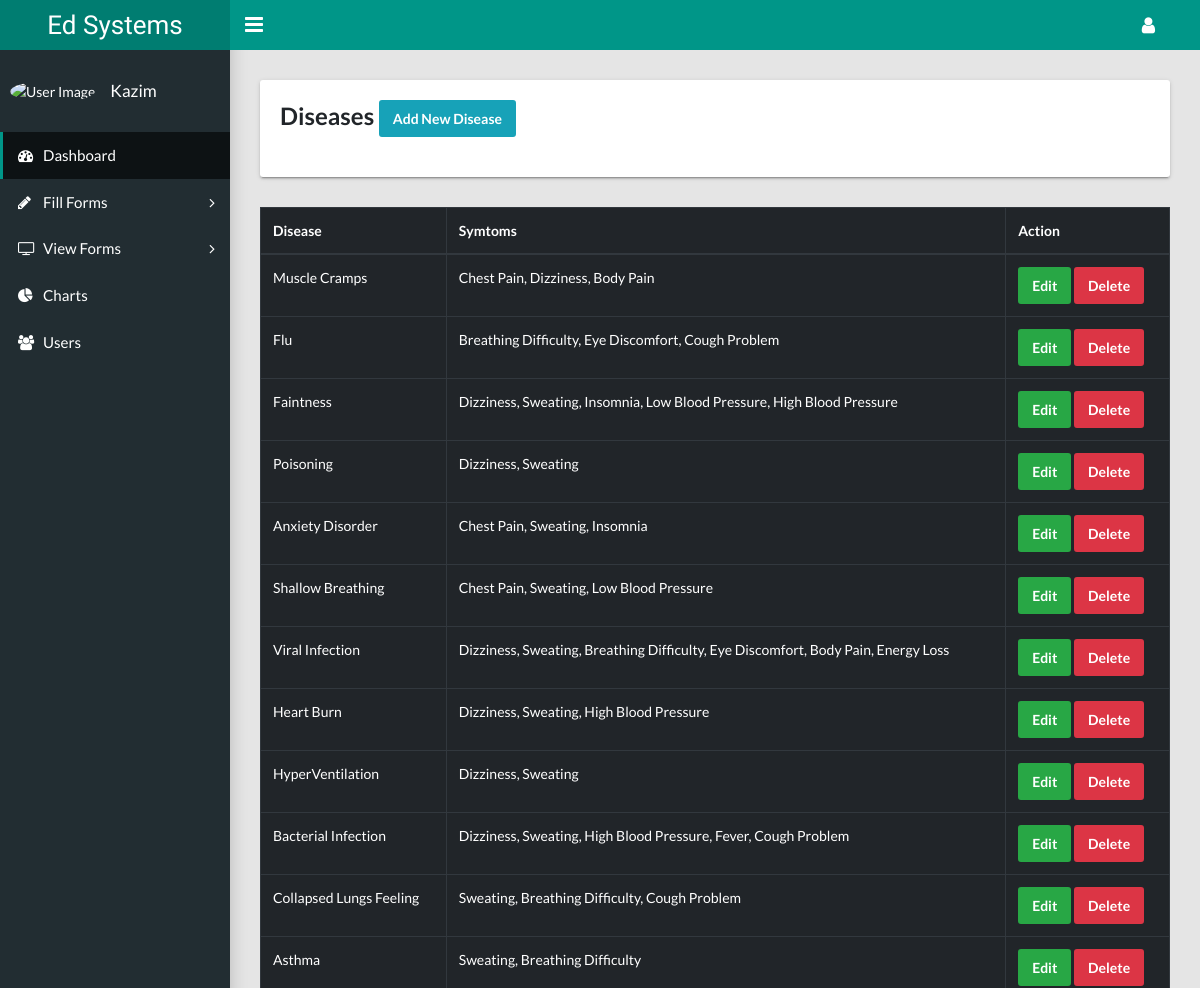
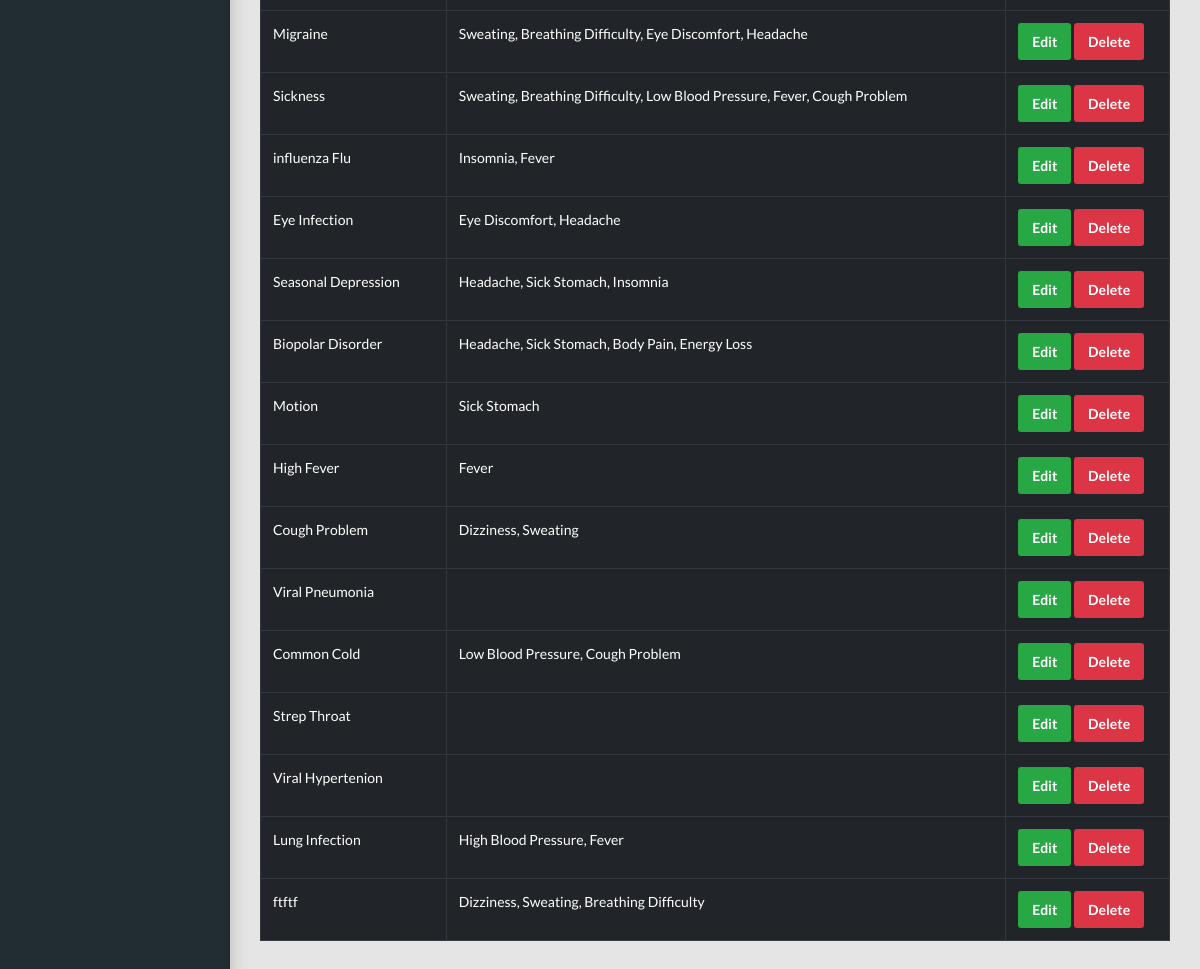
The page /diseases.php (signed in) on the database its author committed (2 pictures, top to bottom).
### tables this page shows
CREATE TABLE `users` (
  `user_id` int(3) NOT NULL,
  `username` varchar(50) NOT NULL,
  `password` varchar(50) NOT NULL,
  `name` varchar(255) DEFAULT NULL,
  `phone` varchar(255) DEFAULT NULL,
  `role` varchar(100) NOT NULL DEFAULT 'user'
);

CREATE TABLE `diseases` (
  `id` int(11) NOT NULL,
  `label` varchar(255) NOT NULL
);

### functions.php (called while the page is built, shortened)
<?php
function getUser( $user_id = false )
{
	global $con;
	$query  = "SELECT * FROM users;";
	if($user_id)
		$query  = "SELECT * FROM users WHERE user_id = '{$user_id}';";
	$result = $con->query( $query );
	$data   = $result->fetch_all( MYSQLI_ASSOC );
	if ( count( $data ) == 1 ) {
		return $data[0];
	}
	return $data;
}
function getSymptoms($disease_id = false)
{
	global $con;
	$query = "SELECT * FROM symptoms";
	if($disease_id) {
		$q = "SELECT symptom_id FROM disease_symptoms WHERE disease_id = '{$disease_id}'";
		$result = mysqli_query($con, $q);
		$ids = [];
		while ( $row = $result->fetch_assoc() ) {
			$ids[] = $row['symptom_id'];
		}
		if($ids) {
			$ids = implode(", ", $ids);
			$query = "SELECT * FROM symptoms WHERE id IN ({$ids})";
		} else {
			return [];
		}
	}
	$symptoms = [];
	$result   = mysqli_query( $con, $query );
	while ( $row = $result->fetch_assoc() ) {
		$symptoms[] = $row;
	}
	return $symptoms;
}
function getDiseases( $id = false )
{
	global $con;
	$query  = "SELECT * FROM diseases;";
	$result = $con->query( $query );
	$data   = $result->fetch_all( MYSQLI_ASSOC );
	return $data;
}

### diseases.php (the view, shortened to what this page needs)
<?php
$user_id  = $_SESSION['user_id'];
$user     = getUser( $user_id );
$diseases	  = getDiseases();
$all_symptoms = getSymptoms();
$edit_disease = false;
$edit_symptoms_ids = [];
?>
<!DOCTYPE html>
<html lang="en">
<head>
    <link rel="stylesheet" type="text/css" href="css/main.css">
    <link rel="stylesheet" type="text/css"
          href="https://maxcdn.bootstrapcdn.com/font-awesome/4.7.0/css/font-awesome.min.css">
</head>
<body class="app sidebar-mini">
<header class="app-header"><a class="app-header__logo" href="index.php">Ed Systems</a>
    <a class="app-sidebar__toggle" href="#" data-toggle="sidebar"></a>
    <ul class="app-nav">
        <li class="dropdown"><a class="app-nav__item" href="#" data-toggle="dropdown"><i
                        class="fa fa-user fa-lg"></i></a>
        </li>
    </ul>
</header>
<aside class="app-sidebar">
    <div class="app-sidebar__user"><img class="app-sidebar__user-avatar"
                                        src="https://s3.amazonaws.com/uifaces/faces/twitter/jsa/48.jpg"
                                        alt="User Image">
        <div>
            <p class="app-sidebar__user-name"><?= ucwords( $user['name'] ) ?></p>
        </div>
    </div>
    <ul class="app-menu">
        <li><a class="app-menu__item active" href="index.php"><i class="app-menu__icon fa fa-dashboard"></i><span
                        class="app-menu__label">Dashboard</span></a></li>
        <li class="treeview"><a class="app-menu__item" href="#" data-toggle="treeview"><i
                        class="app-menu__icon fa fa-pencil"></i><span class="app-menu__label">Fill Forms</span><i
                        class="treeview-indicator fa fa-angle-right"></i></a>
        </li>
        <li class="treeview"><a class="app-menu__item" href="#" data-toggle="treeview"><i
                        class="app-menu__icon fa fa-television"></i><span class="app-menu__label">View Forms</span><i
                        class="treeview-indicator fa fa-angle-right"></i></a>
        </li>
        <li><a class="app-menu__item" href="charts.php"><i class="app-menu__icon fa fa-pie-chart"></i><span
                        class="app-menu__label">Charts</span></a></li>
        <li><a class="app-menu__item" href="users.php"><i class="app-menu__icon fa fa-users"></i><span
                        class="app-menu__label">Users</span></a></li>
    </ul>
</aside>
<main class="app-content">
	<?php if(isset($_GET['id'])) { ?>
	<div class="row">
        <div class="col-md-12">
            <div class="tile">
                <h3 class="tile-title">Edit <?= $edit_disease['label'] ?>&nbsp;<a href="new-disease.php" class="btn btn-info">Add New Disease</a></h3>
            </div>
        </div>
    </div>
	<div class="row">
        <div class="col-md-12">
			<form method="POST">
			<div class="form-group">
				<label>Disease</label>
				<input type="text" class="form-control" name="disease" value="<?= $edit_disease['label'] ?>" />
			</div>
			<div class="form-group">
				<label>Symptoms&nbsp;<a href="new-symptom.php" class="btn btn-info">Add New Symptom</a></label>
				<select name="symptoms[]" class="form-control" multiple>
					<?php foreach($all_symptoms as $symptom) { ?>
						<option<?= (in_array($symptom['id'], $edit_symptoms_ids) ? " selected" : "") ?> value="<?= $symptom['id'] ?>"><?= $symptom['name'] ?></option>
					<?php } ?>
				</select>
			</div>
			<input type="submit" class="btn btn-success" />
			</form>
        </div>
    </div>
	<?php } else { ?>
    <div class="row">
        <div class="col-md-12">
            <div class="tile">
                <h3 class="tile-title">Diseases&nbsp;<a href="new-disease.php" class="btn btn-info">Add New Disease</a></h3>
            </div>
        </div>
    </div>
	<div class="row">
        <div class="col-md-12">
			<table class="table table-bordered table-dark" width="100%">
				<thead>
					<tr>
						<th>Disease</th>
						<th>Symtoms</th>
						<th>Action</th>
					</tr>
				</thead>
				<tbody>
					<?php foreach($diseases as $disease) {
						$symptoms = [];
						$symptoms_ = getSymptoms($disease['id']);
						foreach($symptoms_ as $symptom) {
							$symptoms[] = $symptom['name'];
						}
						$symptoms = implode(", ", $symptoms);
						?>
						<tr>
							<td><?= $disease['label'] ?></td>
							<td><?= $symptoms ?></td>
							<td><a href="diseases.php?id=<?= $disease['id'] ?>" class="btn btn-success">Edit</a>&nbsp;<a href="diseases.php?id=<?= $disease['id'] ?>&action=delete" class="btn btn-danger">Delete</a></td>
						</tr>
					<?php } ?>
				</tbody>
			</table>
		</div>
	</div>
	<?php } ?>
</main>
</body>
</html>

### rows shown on the page
users: name "Kazim"
diseases: label "Muscle Cramps", symptoms "Chest Pain, Dizziness, Body Pain"
diseases: label "Flu", symptoms "Breathing Difficulty, Eye Discomfort, Cough Problem"
diseases: label "Faintness", symptoms "Dizziness, Sweating, Insomnia, Low Blood Pressure, High Blood Pressure"
diseases: label "Poisoning", symptoms "Dizziness, Sweating"
diseases: label "Anxiety Disorder", symptoms "Chest Pain, Sweating, Insomnia"
diseases: label "Shallow Breathing", symptoms "Chest Pain, Sweating, Low Blood Pressure"
diseases: label "Viral Infection", symptoms "Dizziness, Sweating, Breathing Difficulty, Eye Discomfort, Body Pain, Energy Loss"
diseases: label "Heart Burn", symptoms "Dizziness, Sweating, High Blood Pressure"
diseases: label "HyperVentilation", symptoms "Dizziness, Sweating"
diseases: label "Bacterial Infection", symptoms "Dizziness, Sweating, High Blood Pressure, Fever, Cough Problem"
diseases: label "Collapsed Lungs Feeling", symptoms "Sweating, Breathing Difficulty, Cough Problem"
diseases: label "Asthma", symptoms "Sweating, Breathing Difficulty"
diseases: label "Migraine", symptoms "Sweating, Breathing Difficulty, Eye Discomfort, Headache"
diseases: label "Sickness", symptoms "Sweating, Breathing Difficulty, Low Blood Pressure, Fever, Cough Problem"
diseases: label "influenza Flu", symptoms "Insomnia, Fever"
diseases: label "Eye Infection", symptoms "Eye Discomfort, Headache"
diseases: label "Seasonal Depression", symptoms "Headache, Sick Stomach, Insomnia"
diseases: label "Biopolar Disorder", symptoms "Headache, Sick Stomach, Body Pain, Energy Loss"
diseases: label "Motion", symptoms "Sick Stomach"
diseases: label "High Fever", symptoms "Fever"
diseases: label "Cough Problem", symptoms "Dizziness, Sweating"
diseases: label "Viral Pneumonia"
diseases: label "Common Cold", symptoms "Low Blood Pressure, Cough Problem"
diseases: label "Strep Throat"
diseases: label "Viral Hypertenion"
diseases: label "Lung Infection", symptoms "High Blood Pressure, Fever"
diseases: label "ftftf", symptoms "Dizziness, Sweating, Breathing Difficulty"
